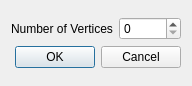
<?xml version="1.0" encoding="UTF-8"?>
<ui version="4.0">
 <class>Special_polygon</class>
 <widget class="QDialog" name="Special_polygon">
  <property name="geometry">
   <rect>
    <x>0</x>
    <y>0</y>
    <width>192</width>
    <height>86</height>
   </rect>
  </property>
  <property name="windowTitle">
   <string>Dialog</string>
  </property>
  <layout class="QVBoxLayout" name="verticalLayout_2">
   <item>
    <layout class="QVBoxLayout" name="verticalLayout">
     <item>
      <layout class="QHBoxLayout" name="horizontalLayout">
       <item>
        <widget class="QLabel" name="label">
         <property name="text">
          <string>Number of Vertices</string>
         </property>
        </widget>
       </item>
       <item>
        <widget class="QSpinBox" name="vertices"/>
       </item>
      </layout>
     </item>
     <item>
      <widget class="QDialogButtonBox" name="buttonBox">
       <property name="orientation">
        <enum>Qt::Horizontal</enum>
       </property>
       <property name="standardButtons">
        <set>QDialogButtonBox::Cancel|QDialogButtonBox::Ok</set>
       </property>
      </widget>
     </item>
    </layout>
   </item>
  </layout>
 </widget>
 <resources/>
 <connections>
  <connection>
   <sender>buttonBox</sender>
   <signal>accepted()</signal>
   <receiver>Special_polygon</receiver>
   <slot>accept()</slot>
   <hints>
    <hint type="sourcelabel">
     <x>248</x>
     <y>254</y>
    </hint>
    <hint type="destinationlabel">
     <x>157</x>
     <y>274</y>
    </hint>
   </hints>
  </connection>
  <connection>
   <sender>buttonBox</sender>
   <signal>rejected()</signal>
   <receiver>Special_polygon</receiver>
   <slot>reject()</slot>
   <hints>
    <hint type="sourcelabel">
     <x>316</x>
     <y>260</y>
    </hint>
    <hint type="destinationlabel">
     <x>286</x>
     <y>274</y>
    </hint>
   </hints>
  </connection>
 </connections>
</ui>
